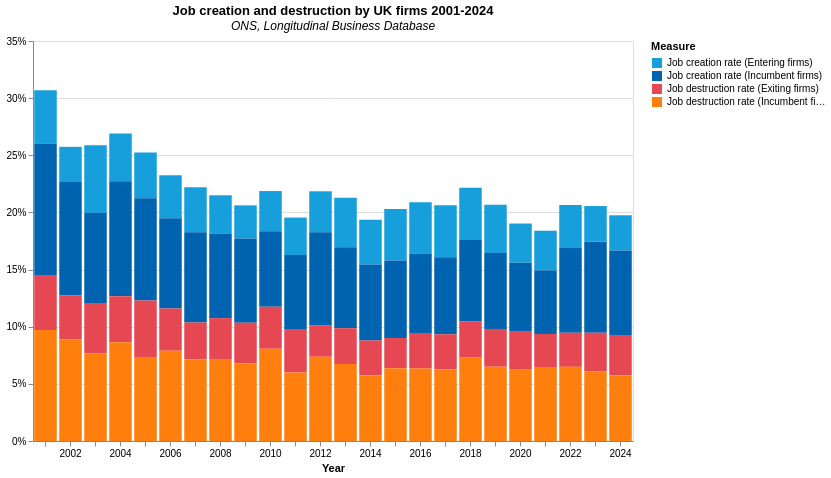

Write a Vega-Lite specification for this figure.
### Vega-Lite specification from a JSON file in a GitHub repository (floating-point values rounded to 4 significant figures)
{"$schema": "https://vega.github.io/schema/vega-lite/v5.20.1.json", "width": 600, "height": 400, "data": {"name": "data-698eb9d03875bfacbc52d1860b9c70d4"}, "mark": {"type": "bar"}, "encoding": {"color": {"field": "Measure", "scale": {"domain": ["Job creation rate (Entering firms)", "Job creation rate (Incumbent firms)", "Job destruction rate (Exiting firms)", "Job destruction rate (Incumbent firms)"], "range": ["#179FDB", "#0063AF", "#E54753", "#ff7f0e"]}, "type": "nominal"}, "order": {"field": "sort_order", "type": "quantitative"}, "tooltip": [{"field": "Year", "type": "ordinal"}, {"field": "Rate", "type": "quantitative"}, {"field": "Measure", "type": "nominal"}], "x": {"axis": {"labelAngle": 0, "labelExpr": "datum.value % 2 == 0 ? datum.label : ''"}, "field": "Year", "type": "ordinal"}, "y": {"axis": {"format": "%"}, "field": "Rate", "title": null, "type": "quantitative"}}, "title": {"text": "Job creation and destruction by UK firms 2001-2024", "subtitle": "ONS, Longitudinal Business Database", "subtitleFontStyle": "italic", "subtitleFontSize": 12}, "datasets": {"data-698eb9d03875bfacbc52d1860b9c70d4": [{"Year": 2001, "Measure": "Job creation rate (Entering firms)", "Rate": 0.0467, "sort_order": 4.0}, {"Year": 2002, "Measure": "Job creation rate (Entering firms)", "Rate": 0.0308, "sort_order": 4.0}, {"Year": 2003, "Measure": "Job creation rate (Entering firms)", "Rate": 0.0592, "sort_order": 4.0}, {"Year": 2004, "Measure": "Job creation rate (Entering firms)", "Rate": 0.0418, "sort_order": 4.0}, {"Year": 2005, "Measure": "Job creation rate (Entering firms)", "Rate": 0.0401, "sort_order": 4.0}, {"Year": 2006, "Measure": "Job creation rate (Entering firms)", "Rate": 0.0376, "sort_order": 4.0}, {"Year": 2007, "Measure": "Job creation rate (Entering firms)", "Rate": 0.0395, "sort_order": 4.0}, {"Year": 2008, "Measure": "Job creation rate (Entering firms)", "Rate": 0.0337, "sort_order": 4.0}, {"Year": 2009, "Measure": "Job creation rate (Entering firms)", "Rate": 0.029, "sort_order": 4.0}, {"Year": 2010, "Measure": "Job creation rate (Entering firms)", "Rate": 0.0352, "sort_order": 4.0}, {"Year": 2011, "Measure": "Job creation rate (Entering firms)", "Rate": 0.0328, "sort_order": 4.0}, {"Year": 2012, "Measure": "Job creation rate (Entering firms)", "Rate": 0.0359, "sort_order": 4.0}, {"Year": 2013, "Measure": "Job creation rate (Entering firms)", "Rate": 0.0433, "sort_order": 4.0}, {"Year": 2014, "Measure": "Job creation rate (Entering firms)", "Rate": 0.0392, "sort_order": 4.0}, {"Year": 2015, "Measure": "Job creation rate (Entering firms)", "Rate": 0.0451, "sort_order": 4.0}, {"Year": 2016, "Measure": "Job creation rate (Entering firms)", "Rate": 0.0447, "sort_order": 4.0}, {"Year": 2017, "Measure": "Job creation rate (Entering firms)", "Rate": 0.0456, "sort_order": 4.0}, {"Year": 2018, "Measure": "Job creation rate (Entering firms)", "Rate": 0.0458, "sort_order": 4.0}, {"Year": 2019, "Measure": "Job creation rate (Entering firms)", "Rate": 0.0422, "sort_order": 4.0}, {"Year": 2020, "Measure": "Job creation rate (Entering firms)", "Rate": 0.0343, "sort_order": 4.0}, {"Year": 2021, "Measure": "Job creation rate (Entering firms)", "Rate": 0.0349, "sort_order": 4.0}, {"Year": 2022, "Measure": "Job creation rate (Entering firms)", "Rate": 0.0375, "sort_order": 4.0}, {"Year": 2023, "Measure": "Job creation rate (Entering firms)", "Rate": 0.0312, "sort_order": 4.0}, {"Year": 2024, "Measure": "Job creation rate (Entering firms)", "Rate": 0.0308, "sort_order": 4.0}, {"Year": 2001, "Measure": "Job creation rate (Incumbent firms)", "Rate": 0.1156, "sort_order": 3.0}, {"Year": 2002, "Measure": "Job creation rate (Incumbent firms)", "Rate": 0.0993, "sort_order": 3.0}, {"Year": 2003, "Measure": "Job creation rate (Incumbent firms)", "Rate": 0.0789, "sort_order": 3.0}, {"Year": 2004, "Measure": "Job creation rate (Incumbent firms)", "Rate": 0.1005, "sort_order": 3.0}, {"Year": 2005, "Measure": "Job creation rate (Incumbent firms)", "Rate": 0.0895, "sort_order": 3.0}, {"Year": 2006, "Measure": "Job creation rate (Incumbent firms)", "Rate": 0.0791, "sort_order": 3.0}, {"Year": 2007, "Measure": "Job creation rate (Incumbent firms)", "Rate": 0.0789, "sort_order": 3.0}, {"Year": 2008, "Measure": "Job creation rate (Incumbent firms)", "Rate": 0.0738, "sort_order": 3.0}, {"Year": 2009, "Measure": "Job creation rate (Incumbent firms)", "Rate": 0.0737, "sort_order": 3.0}, {"Year": 2010, "Measure": "Job creation rate (Incumbent firms)", "Rate": 0.0661, "sort_order": 3.0}, {"Year": 2011, "Measure": "Job creation rate (Incumbent firms)", "Rate": 0.0648, "sort_order": 3.0}, {"Year": 2012, "Measure": "Job creation rate (Incumbent firms)", "Rate": 0.0812, "sort_order": 3.0}, {"Year": 2013, "Measure": "Job creation rate (Incumbent firms)", "Rate": 0.0708, "sort_order": 3.0}, {"Year": 2014, "Measure": "Job creation rate (Incumbent firms)", "Rate": 0.0664, "sort_order": 3.0}, {"Year": 2015, "Measure": "Job creation rate (Incumbent firms)", "Rate": 0.0679, "sort_order": 3.0}, {"Year": 2016, "Measure": "Job creation rate (Incumbent firms)", "Rate": 0.0703, "sort_order": 3.0}, {"Year": 2017, "Measure": "Job creation rate (Incumbent firms)", "Rate": 0.0673, "sort_order": 3.0}, {"Year": 2018, "Measure": "Job creation rate (Incumbent firms)", "Rate": 0.071, "sort_order": 3.0}, {"Year": 2019, "Measure": "Job creation rate (Incumbent firms)", "Rate": 0.0665, "sort_order": 3.0}, {"Year": 2020, "Measure": "Job creation rate (Incumbent firms)", "Rate": 0.0598, "sort_order": 3.0}, {"Year": 2021, "Measure": "Job creation rate (Incumbent firms)", "Rate": 0.0554, "sort_order": 3.0}, {"Year": 2022, "Measure": "Job creation rate (Incumbent firms)", "Rate": 0.0742, "sort_order": 3.0}, {"Year": 2023, "Measure": "Job creation rate (Incumbent firms)", "Rate": 0.0797, "sort_order": 3.0}, {"Year": 2024, "Measure": "Job creation rate (Incumbent firms)", "Rate": 0.0747, "sort_order": 3.0}, {"Year": 2001, "Measure": "Job destruction rate (Exiting firms)", "Rate": 0.0475, "sort_order": 2.0}, {"Year": 2002, "Measure": "Job destruction rate (Exiting firms)", "Rate": 0.0384, "sort_order": 2.0}, {"Year": 2003, "Measure": "Job destruction rate (Exiting firms)", "Rate": 0.0441, "sort_order": 2.0}, {"Year": 2004, "Measure": "Job destruction rate (Exiting firms)", "Rate": 0.0402, "sort_order": 2.0}, {"Year": 2005, "Measure": "Job destruction rate (Exiting firms)", "Rate": 0.0501, "sort_order": 2.0}, {"Year": 2006, "Measure": "Job destruction rate (Exiting firms)", "Rate": 0.0369, "sort_order": 2.0}, {"Year": 2007, "Measure": "Job destruction rate (Exiting firms)", "Rate": 0.0321, "sort_order": 2.0}, {"Year": 2008, "Measure": "Job destruction rate (Exiting firms)", "Rate": 0.0358, "sort_order": 2.0}, {"Year": 2009, "Measure": "Job destruction rate (Exiting firms)", "Rate": 0.0354, "sort_order": 2.0}, {"Year": 2010, "Measure": "Job destruction rate (Exiting firms)", "Rate": 0.0367, "sort_order": 2.0}, {"Year": 2011, "Measure": "Job destruction rate (Exiting firms)", "Rate": 0.0379, "sort_order": 2.0}, {"Year": 2012, "Measure": "Job destruction rate (Exiting firms)", "Rate": 0.0277, "sort_order": 2.0}, {"Year": 2013, "Measure": "Job destruction rate (Exiting firms)", "Rate": 0.0313, "sort_order": 2.0}, {"Year": 2014, "Measure": "Job destruction rate (Exiting firms)", "Rate": 0.0306, "sort_order": 2.0}, {"Year": 2015, "Measure": "Job destruction rate (Exiting firms)", "Rate": 0.0264, "sort_order": 2.0}, {"Year": 2016, "Measure": "Job destruction rate (Exiting firms)", "Rate": 0.0304, "sort_order": 2.0}, {"Year": 2017, "Measure": "Job destruction rate (Exiting firms)", "Rate": 0.0306, "sort_order": 2.0}, {"Year": 2018, "Measure": "Job destruction rate (Exiting firms)", "Rate": 0.0319, "sort_order": 2.0}, {"Year": 2019, "Measure": "Job destruction rate (Exiting firms)", "Rate": 0.0331, "sort_order": 2.0}, {"Year": 2020, "Measure": "Job destruction rate (Exiting firms)", "Rate": 0.0338, "sort_order": 2.0}, {"Year": 2021, "Measure": "Job destruction rate (Exiting firms)", "Rate": 0.0296, "sort_order": 2.0}, {"Year": 2022, "Measure": "Job destruction rate (Exiting firms)", "Rate": 0.0298, "sort_order": 2.0}, {"Year": 2023, "Measure": "Job destruction rate (Exiting firms)", "Rate": 0.0339, "sort_order": 2.0}, {"Year": 2024, "Measure": "Job destruction rate (Exiting firms)", "Rate": 0.0346, "sort_order": 2.0}, {"Year": 2001, "Measure": "Job destruction rate (Incumbent firms)", "Rate": 0.0972, "sort_order": 1.0}, {"Year": 2002, "Measure": "Job destruction rate (Incumbent firms)", "Rate": 0.0889, "sort_order": 1.0}, {"Year": 2003, "Measure": "Job destruction rate (Incumbent firms)", "Rate": 0.0766, "sort_order": 1.0}, {"Year": 2004, "Measure": "Job destruction rate (Incumbent firms)", "Rate": 0.0865, "sort_order": 1.0}, {"Year": 2005, "Measure": "Job destruction rate (Incumbent firms)", "Rate": 0.0728, "sort_order": 1.0}, {"Year": 2006, "Measure": "Job destruction rate (Incumbent firms)", "Rate": 0.079, "sort_order": 1.0}, {"Year": 2007, "Measure": "Job destruction rate (Incumbent firms)", "Rate": 0.0716, "sort_order": 1.0}, {"Year": 2008, "Measure": "Job destruction rate (Incumbent firms)", "Rate": 0.0717, "sort_order": 1.0}, {"Year": 2009, "Measure": "Job destruction rate (Incumbent firms)", "Rate": 0.0681, "sort_order": 1.0}, {"Year": 2010, "Measure": "Job destruction rate (Incumbent firms)", "Rate": 0.0807, "sort_order": 1.0}, {"Year": 2011, "Measure": "Job destruction rate (Incumbent firms)", "Rate": 0.06, "sort_order": 1.0}, {"Year": 2012, "Measure": "Job destruction rate (Incumbent firms)", "Rate": 0.0737, "sort_order": 1.0}, {"Year": 2013, "Measure": "Job destruction rate (Incumbent firms)", "Rate": 0.0674, "sort_order": 1.0}, {"Year": 2014, "Measure": "Job destruction rate (Incumbent firms)", "Rate": 0.0574, "sort_order": 1.0}, {"Year": 2015, "Measure": "Job destruction rate (Incumbent firms)", "Rate": 0.0637, "sort_order": 1.0}, {"Year": 2016, "Measure": "Job destruction rate (Incumbent firms)", "Rate": 0.0634, "sort_order": 1.0}, {"Year": 2017, "Measure": "Job destruction rate (Incumbent firms)", "Rate": 0.0628, "sort_order": 1.0}, {"Year": 2018, "Measure": "Job destruction rate (Incumbent firms)", "Rate": 0.0729, "sort_order": 1.0}, {"Year": 2019, "Measure": "Job destruction rate (Incumbent firms)", "Rate": 0.065, "sort_order": 1.0}, {"Year": 2020, "Measure": "Job destruction rate (Incumbent firms)", "Rate": 0.0624, "sort_order": 1.0}, {"Year": 2021, "Measure": "Job destruction rate (Incumbent firms)", "Rate": 0.0641, "sort_order": 1.0}, {"Year": 2022, "Measure": "Job destruction rate (Incumbent firms)", "Rate": 0.0649, "sort_order": 1.0}, {"Year": 2023, "Measure": "Job destruction rate (Incumbent firms)", "Rate": 0.0608, "sort_order": 1.0}, {"Year": 2024, "Measure": "Job destruction rate (Incumbent firms)", "Rate": 0.0574, "sort_order": 1.0}]}}
